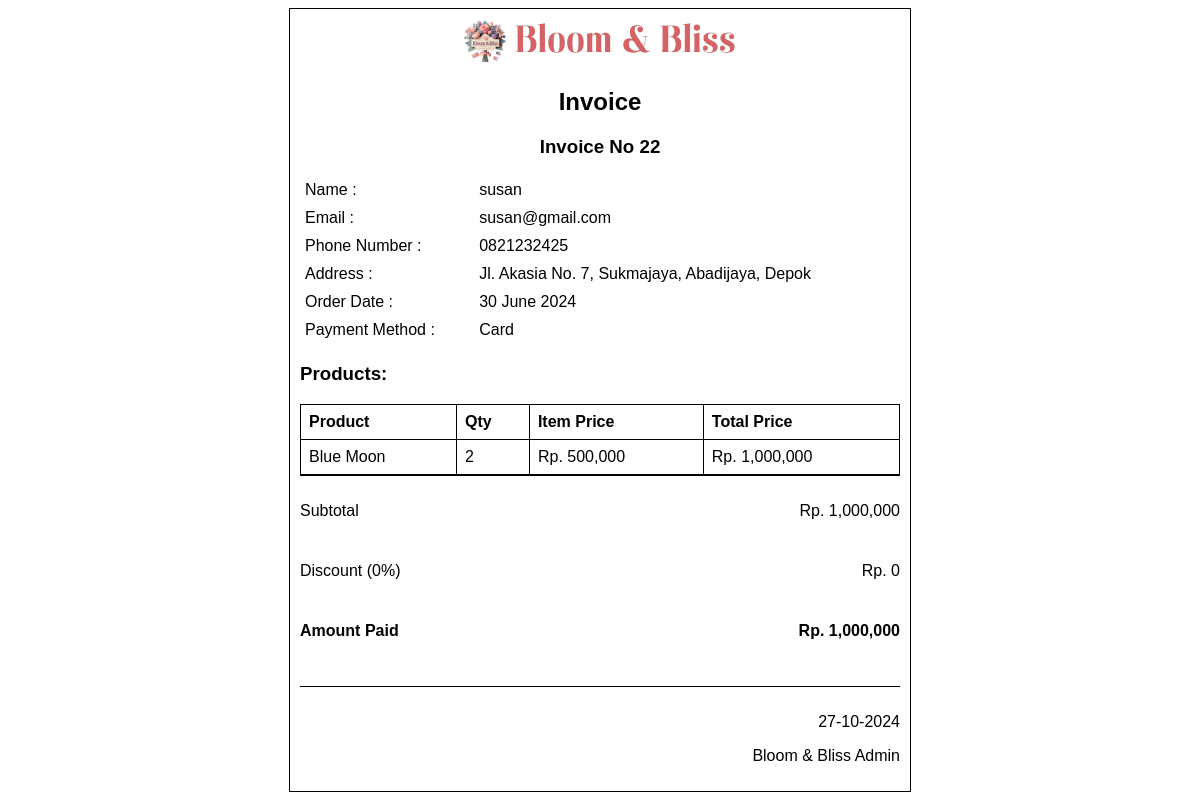
Screenshot of /admin/report/orderReportPerOrder.php?order_id=22 (signed in) with the database file from the repository.
### tables this page shows
CREATE TABLE `tb_user` (
  `id_user` int(5) NOT NULL,
  `usn_user` varchar(20) NOT NULL,
  `nama_user` varchar(50) NOT NULL,
  `email_user` varchar(50) NOT NULL,
  `notelp_user` varchar(10) NOT NULL,
  `pw_user` varchar(256) NOT NULL
);

CREATE TABLE `orders` (
  `order_id` int(5) NOT NULL,
  `address` varchar(100) NOT NULL,
  `pmode` varchar(50) NOT NULL,
  `amount_paid` varchar(10) NOT NULL,
  `id_user` int(5) NOT NULL,
  `order_date` date NOT NULL
);

### admin/report/orderReportPerOrder.php (the view, shortened to what this page needs)
<?php
$order_id = $_GET['order_id'];
include '../../koneksi.php';
$query = "
SELECT
    tb_user.*,
    orders.*,
    tb_produk.bouquet_id,
    GROUP_CONCAT(tb_produk.bouquet_name SEPARATOR ', ') AS nameProducts,
    GROUP_CONCAT(tb_produk.bouquet_price SEPARATOR ', ') AS priceProducts,
    GROUP_CONCAT(tb_produk.bouquet_image SEPARATOR ', ') AS imageProducts,
    GROUP_CONCAT(order_detail.qty SEPARATOR ', ') AS qtys
FROM
    tb_user
JOIN
    orders ON tb_user.id_user = orders.id_user
JOIN
    order_detail ON order_detail.order_id = orders.order_id
JOIN
    tb_produk ON order_detail.bouquet_id = tb_produk.bouquet_id
WHERE
  orders.order_id = ?
GROUP BY
    orders.order_id
ORDER BY
    orders.order_date DESC;
";
$stmt = $conn->prepare($query);
$stmt->bind_param("i", $order_id);
$stmt->execute();
$result = $stmt->get_result();
$results = $result->fetch_assoc();
?>
<!DOCTYPE html>
<html lang="en">
<head>
</head>
<body>
  <div class="receipt">
    <div class="receipt-header">
      <img src="../../assets/images/header-report.png" alt="logo" width="300">
      <h2>Invoice</h2>
      <h3>Invoice No <?= $order_id ?></h3>
    </div>
    <div class="receipt-body">
      <div class="info">
        <table>
          <tbody>
            <tr>
              <td>Name            : </td>
              <td><?= $results['nama_user'] ?></td>
            </tr>
            <tr>
              <td>Email           : </td>
              <td><?= $results['email_user'] ?></td>
            </tr>
            <tr>
              <td>Phone Number    : </td>
              <td><?= $results['notelp_user'] ?></td>
            </tr>
            <tr>
              <td>Address         : </td>
              <td><?= $results['address'] ?></td>
            </tr>
            <tr>
              <td>Order Date      : </td>
              <td><?= date('j F Y', strtotime($results['order_date'])) ?></td>
            </tr>
            <tr>
              <td>Payment Method  : </td>
              <td><?= $results['pmode'] ?></td>
            </tr>
          </tbody>
        </table>
      </div>
      <div class="items">
        <h3>Products:</h3>
        <table>
          <thead>
            <tr>
              <th>Product</th>
              <th>Qty</th>
              <th>Item Price</th>
              <th>Total Price</th>
            </tr>
          </thead>
          <tbody>
            <?php
            $productArray = explode(', ', $results['nameProducts']);
            $priceArray = explode(', ', $results['priceProducts']);
            $quantityArray = explode(', ', $results['qtys']);
            $allTotal = 0;
            for ($i = 0; $i < count($productArray); $i++) {
              $subTotalItem = $quantityArray[$i] * $priceArray[$i];
              $allTotal += $subTotalItem;
              $subTotalItemFormatted = number_format($subTotalItem);
              $priceFormatted = number_format($priceArray[$i]);
              echo "<tr>
                      <td>{$productArray[$i]}</td>
                      <td>{$quantityArray[$i]}</td>
                      <td>Rp. {$priceFormatted}</td>
                      <td>Rp. {$subTotalItemFormatted}</td>
                    </tr>";
            }
            ?>
          </tbody>
        </table>
      </div>
      <div class="total">
        <p>Subtotal</p>
        <p>Rp. <?= number_format($allTotal); ?></p>
      </div>
      <?php
      $amount_paid = $results['amount_paid'];
      $discountAmount = $allTotal - $amount_paid;
      $discountPercentage = ($discountAmount / $allTotal) * 100;
      ?>
      <div class="total">
        <p>Discount (<?= number_format($discountPercentage); ?>%)</p>
        <p>Rp. <?= number_format($discountAmount); ?> </p>
      </div>
      <div class="total">
        <strong>
          <p>Amount Paid</p>
        </strong>
        <strong>
          <p>Rp. <?= number_format($amount_paid); ?></p>
        </strong>
      </div>
    </div>
    <div class="receipt-footer">
      <p><?= date("d-m-Y"); ?></p>
      <p>Bloom & Bliss Admin</p>
    </div>
  </div>
</body>
</html>

### admin/report/orderReportPerOrder.php (style rules this page uses)
body { font-family: Arial, sans-serif; }
.receipt { width: 600px; padding: 10px; border: 1px solid #000; margin: 0 auto; }
.receipt-header { text-align: center; }
.receipt-body { margin-top: 10px; }
.receipt-body .info { display: flex; justify-content: space-between; }
.receipt-body .info table { border-collapse: collapse; width: 100%; }
.receipt-body .info table td { padding: 5px; border: none; }
.receipt-body .items { margin-top: 10px; border-bottom: 1px solid #000; }
.receipt-body .items table { width: 100%; border-collapse: collapse; }
.receipt-body .items th, .receipt-body .items td { border: 1px solid #000; padding: 8px; text-align: left; }
.receipt-body .total { display: flex; justify-content: space-between; margin-top: 10px; }
.receipt-footer { margin: 30px 0 0 0; text-align: right; border-top: 1px solid #000; padding-top: 10px; }

### rows the page displays
tb_user: nama_user "susan", email_user "susan@gmail.com", notelp_user "0821232425", orders.address "Jl. Akasia No. 7, Sukmajaya, Abadijaya, Depok", orders.order_date "30 June 2024", orders.pmode "Card", i "Blue Moon", i "2", priceFormatted "500,000", subTotalItemFormatted "1,000,000", orders.amount_paid "0", orders.amount_paid "1,000,000"

### other values shown
$order_id "22"
$allTotal "1,000,000"
